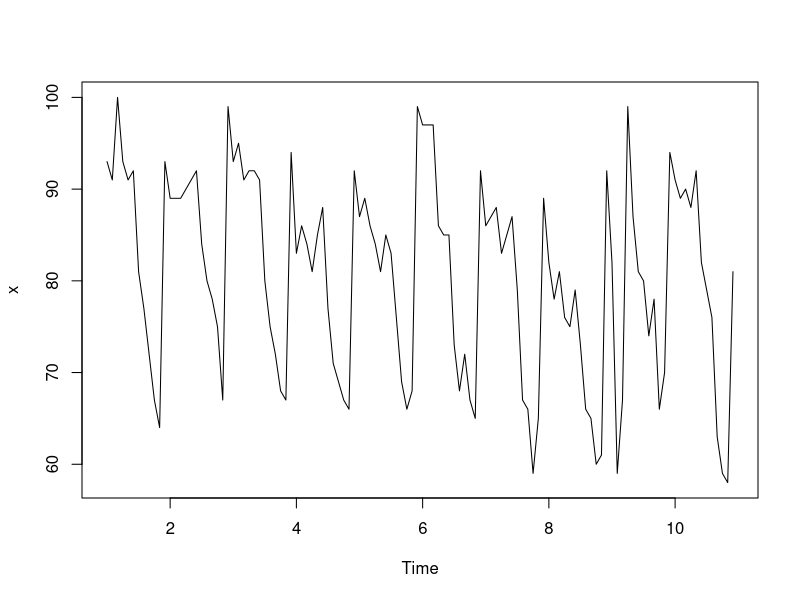
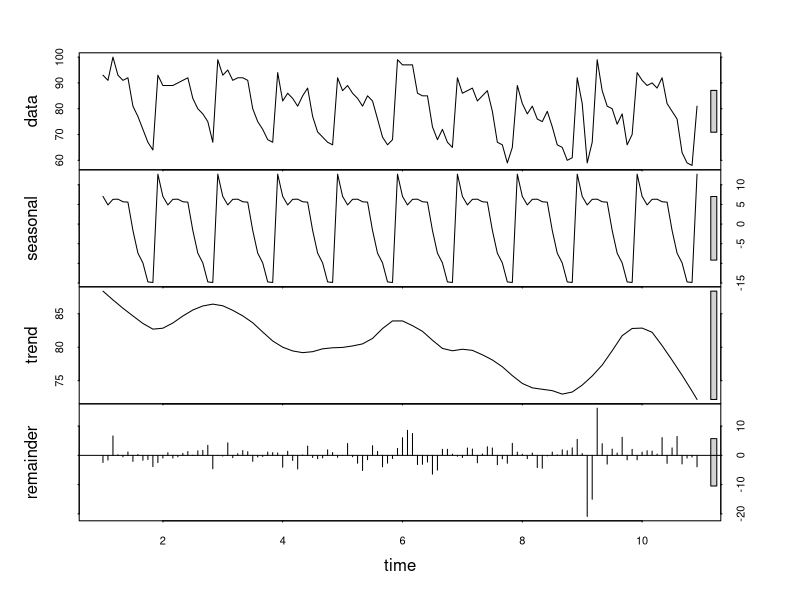
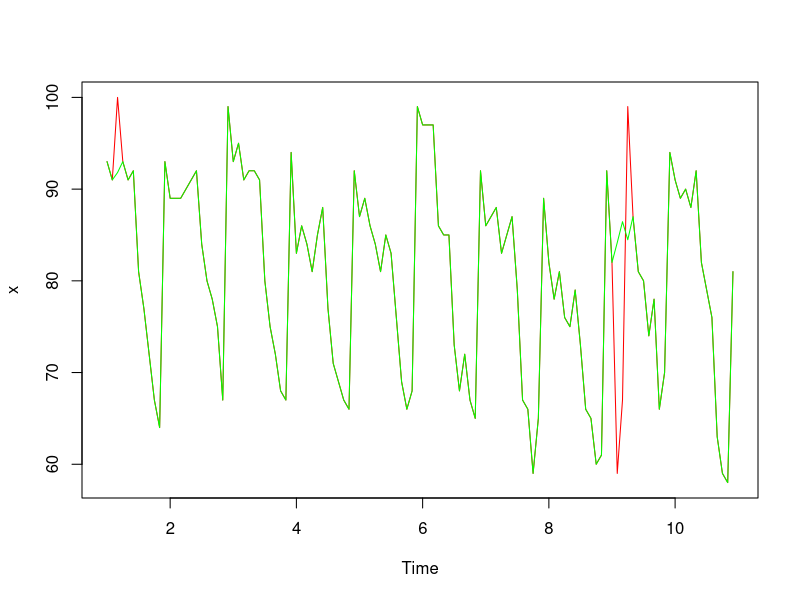
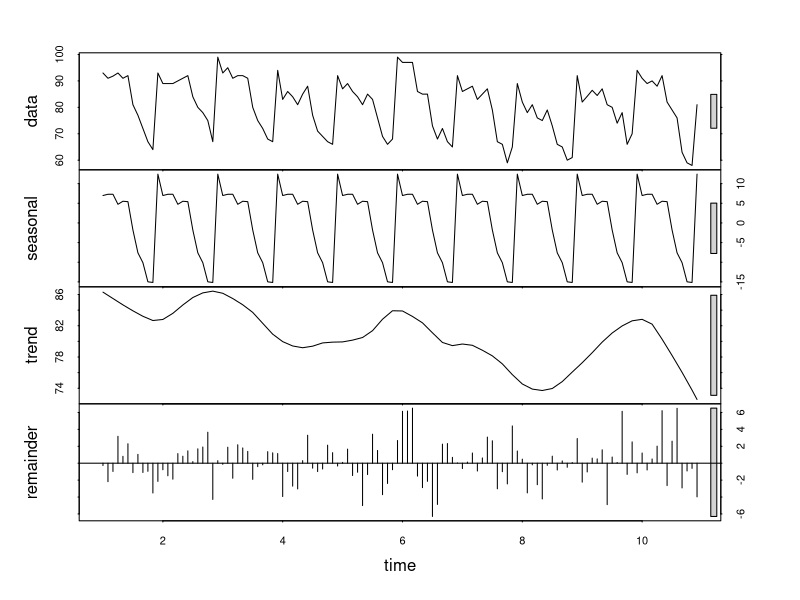

These figures' R source, in order:
library(forecast)
library(readr)

art <- c("               __", "              / _)", "     _.----._/ /", 
         "    / melanie /", " __/ (  | (  |", "/__.-'|_|--|_|")
cat(art, sep = "\n")

df <- read_csv('data.csv', skip=2)
head(df)

colnames(df) <- c('month','rel_popularity')
#clean up column titles
head(df)

x <- ts(df$rel_popularity, frequency = 12)
#Be leery of frequency, some reports in weeks
#In the case of weeks, set frequency = 52
plot(x)
stl(x,"periodic")
decomp_x <- stl(x, s.window="periodic")
plot(decomp_x)
#large remainders -20 and +10, detect and remove outliers to minimize noise
#March 2020 (~t=9) can be detected by sight

tsoutliers(x)
#location of outliers and their replacement values

clean <- tsclean(x)
#replace outliers

plot(x,type="l",col="red")
lines(clean,col="green")
#shows where outliers were replaced

stl(clean, "periodic")
decomp_clean <- stl(clean, s.window="periodic")
plot(decomp_clean)
#much smaller remainders
